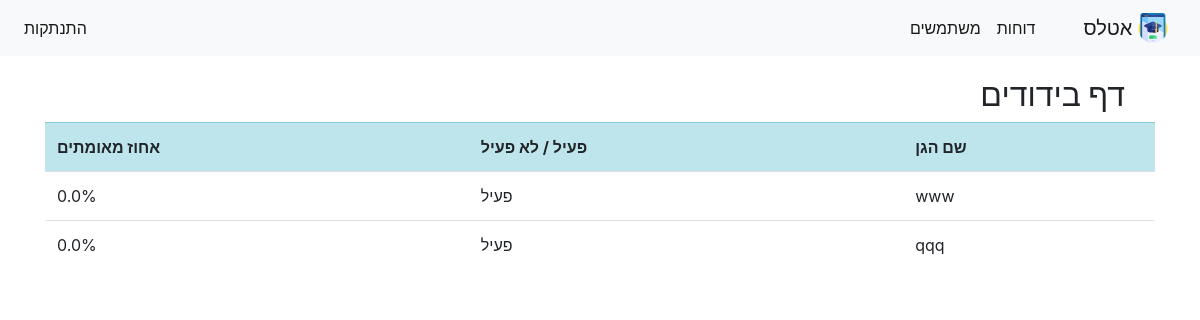
Page /bidudim/ (signed in) on the committed database.
### atlasapp/models.py (models this page shows, shortened)
class Gan(models.Model):
    name = models.CharField(max_length=200, null=False)

### atlasapp/views.py (the view)
# urls.py: path('bidudim/', views.bidudim, name="bidudim"),
def bidudim(request):
    gans = Gan.objects.all()
    context = {'gans': gans}
    return render(request, 'atlasapp/bidudim.html', context)

### atlasapp/templatetags/bidudim.py (called while the page is built)
@register.filter
def activateornot(gan):
    users = User.objects.filter(gan=gan, covid=True).count()
    if users > 0:
        return 'לא פעיל'
    return 'פעיל'

@register.filter
def percentofcovid(gan):
    allusers = User.objects.filter(gan=gan).count()
    covidusers = User.objects.filter(gan=gan, covid=True).count()
    percentofcovid = (covidusers/allusers)*100
    return percentofcovid

### atlasapp/templates/atlasapp/bidudim.html (shortened to what this page needs)
{% extends 'atlasapp/home.html' %}
{% load static %}
{% block content %}
{% load bidudim %}
<div class="container">
    <div>
        <h2 class="headers">דף בידודים</h2>
    </div>
         <table class="table table-center">
        <tr class="table-info">
            <th scope="col">שם הגן</th>
            <th scope="col">פעיל / לא פעיל</th>
            <th scope="col">אחוז מאומתים</th>
        </tr>
        {% for gan in gans %}
                <tr>
                    <td>
                        {{gan.name}}
                    </td>
                    <td>
                        {{gan|activateornot}}
                    </td>
                    <td>
                        {{gan|percentofcovid}}%
                    </td>
                </tr>
            {% endfor %}
    </table>
</div>
</body>
</html>
{% endblock %}

### static/CSS/style.css (style rules this page uses)
.headers { padding-right: 30px; padding-top: 20px; float: right; font-family: 'Rubik', sans-serif; }

### rows in the picture
Gan: name "www", id "פעיל", id "0.0"
Gan: name "qqq", id "פעיל", id "0.0"
